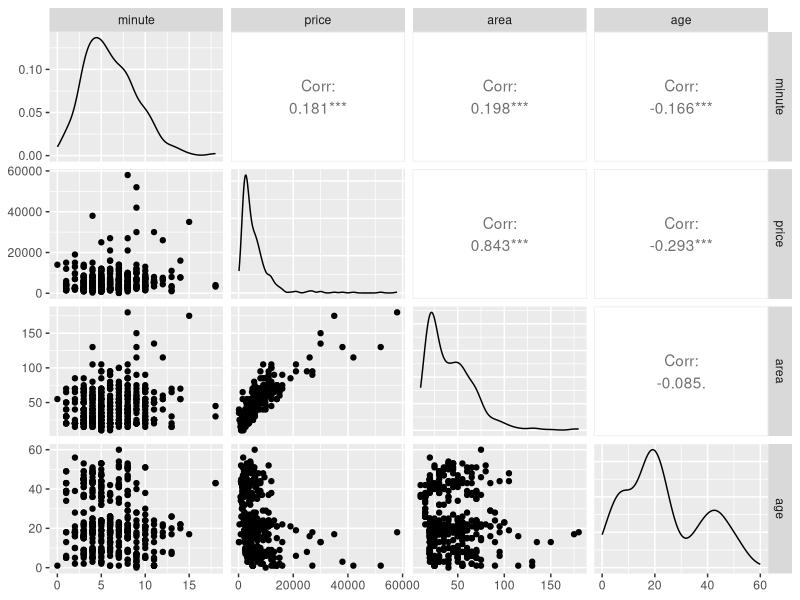

Here is the R script that generated this plot:
### 渋谷区の中古マンション価格の例
### 交絡因子の検証
library(readr)
dat <- read_csv("shibuya21.csv") 
## 散布図行列の描画・相関係数の計算
library(GGally)
ggpairs(dat) 
# minuteとareaに正の相関が若干ある
## minuteとageで回帰した場合
lm(price ~ minute + age, data = dat) |> summary()
# minuteのp値は小さく1%水準で有意
# 交絡因子のareaを説明変数に加えていないので, 
# minuteの回帰係数はareaの効果をまだ含んでいる
# (ただし, ageの効果が排除された分, minuteの回帰係数は
# 若干0に近づいている)
## minuteとareaで回帰した場合
lm(price ~ minute + area, data = dat) |> summary()
# minuteのp値は大きく有意でない
# 交絡因子のareaを説明変数を加えたため, 
# minuteの回帰係数からareaの効果が排除されている
## Frisch-Waugh-Lovell定理の確認
eps.y <- lm(price ~ area + age, data = dat) |> resid()
# minute以外の説明変数でpriceを回帰した残差
eps.x <- lm(minute ~ area + age, data = dat) |> resid()
# minute以外の説明変数でminuteを回帰した残差
coef(lm(eps.y ~ eps.x))[2] 
# すべての説明変数でpriceを回帰したときの
# minuteの回帰係数の推定値と一致
